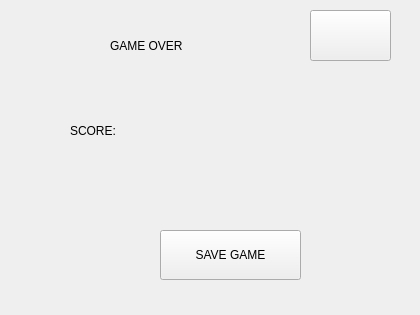
<?xml version="1.0" encoding="UTF-8"?>
<ui version="4.0">
 <class>Form</class>
 <widget class="QWidget" name="Form">
  <property name="geometry">
   <rect>
    <x>0</x>
    <y>0</y>
    <width>420</width>
    <height>315</height>
   </rect>
  </property>
  <property name="windowTitle">
   <string>ARKANOID</string>
  </property>
  <widget class="QPushButton" name="exit_bottom">
   <property name="geometry">
    <rect>
     <x>310</x>
     <y>10</y>
     <width>81</width>
     <height>51</height>
    </rect>
   </property>
   <property name="text">
    <string/>
   </property>
  </widget>
  <widget class="QLabel" name="label_head">
   <property name="geometry">
    <rect>
     <x>110</x>
     <y>30</y>
     <width>121</width>
     <height>31</height>
    </rect>
   </property>
   <property name="text">
    <string>GAME OVER</string>
   </property>
  </widget>
  <widget class="QLabel" name="label_score">
   <property name="geometry">
    <rect>
     <x>70</x>
     <y>100</y>
     <width>81</width>
     <height>61</height>
    </rect>
   </property>
   <property name="text">
    <string>SCORE:</string>
   </property>
  </widget>
  <widget class="QPushButton" name="save_game_bottom">
   <property name="geometry">
    <rect>
     <x>160</x>
     <y>230</y>
     <width>141</width>
     <height>50</height>
    </rect>
   </property>
   <property name="text">
    <string>SAVE GAME</string>
   </property>
  </widget>
 </widget>
 <resources/>
 <connections/>
</ui>
